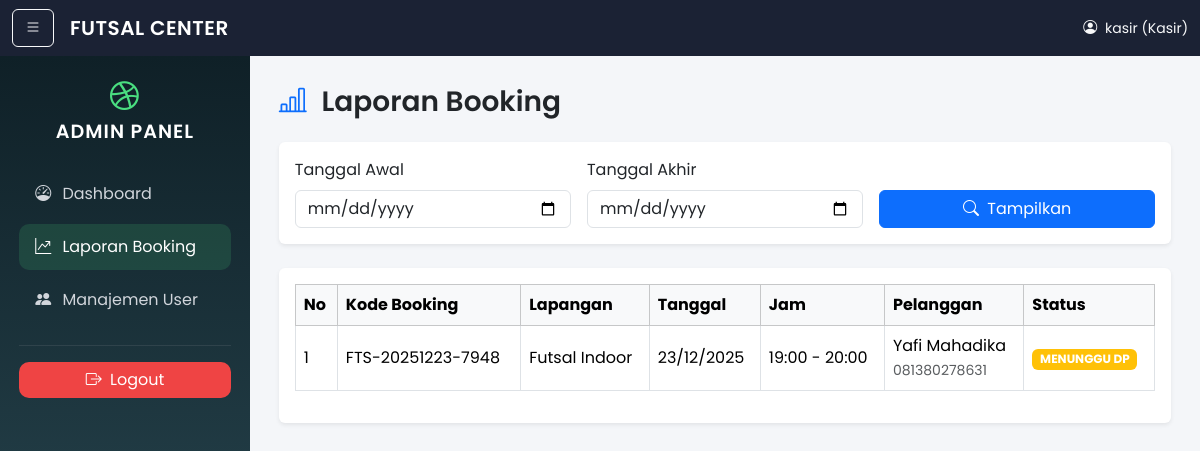
The app's page /admin/laporan.php (signed in) with its own data.
### tables this page shows
CREATE TABLE `booking` (
  `id` int(11) NOT NULL,
  `kode_booking` varchar(30) DEFAULT NULL,
  `lapangan_id` int(11) NOT NULL,
  `tanggal` date NOT NULL,
  `jam_mulai` time NOT NULL,
  `jam_selesai` time NOT NULL,
  `nama_pelanggan` varchar(100) NOT NULL,
  `no_hp` varchar(20) NOT NULL,
  `email` varchar(100) DEFAULT NULL,
  `status` enum('MENUNGGU_DP','DP','LUNAS','GAGAL') DEFAULT 'MENUNGGU_DP',
  `dp_wajib` decimal(10,2) DEFAULT NULL,
  `created_at` datetime DEFAULT current_timestamp()
);

CREATE TABLE `lapangan` (
  `id` int(11) NOT NULL,
  `nama` varchar(50) NOT NULL
);

### admin/laporan.php (the view, shortened to what this page needs)
<?php
require_once '../config/koneksi.php';
$tgl_awal = $_GET['tgl_awal'] ?? '';
$tgl_akhir = $_GET['tgl_akhir'] ?? '';
$where = "";
$sql = "
    SELECT b.*, l.nama AS nama_lapangan
    FROM booking b
    JOIN lapangan l ON b.lapangan_id = l.id
    $where
    ORDER BY b.tanggal DESC, b.jam_mulai DESC
";
$stmt = $koneksi->prepare($sql);
$stmt->execute();
$data = $stmt->get_result();
?>
<h3 class="fw-semibold mb-4">
    <i class="bi bi-bar-chart-line me-2 text-primary"></i>
    Laporan Booking
</h3>
<div class="card shadow-sm border-0 mb-4">
    <div class="card-body">
        <form method="GET" class="row g-3 align-items-end">
            <div class="col-md-4">
                <label class="form-label">Tanggal Awal</label>
                <input type="date" name="tgl_awal" class="form-control" value="<?= htmlspecialchars($tgl_awal) ?>">
            </div>
            <div class="col-md-4">
                <label class="form-label">Tanggal Akhir</label>
                <input type="date" name="tgl_akhir" class="form-control" value="<?= htmlspecialchars($tgl_akhir) ?>">
            </div>
            <div class="col-md-4">
                <button class="btn btn-primary w-100">
                    <i class="bi bi-search me-1"></i> Tampilkan
                </button>
            </div>
        </form>
    </div>
</div>
<div class="card shadow-sm border-0">
    <div class="card-body table-responsive">
        <table class="table table-bordered align-middle">
            <thead class="table-light">
                <tr>
                    <th>No</th>
                    <th>Kode Booking</th>
                    <th>Lapangan</th>
                    <th>Tanggal</th>
                    <th>Jam</th>
                    <th>Pelanggan</th>
                    <th>Status</th>
                </tr>
            </thead>
            <tbody>
                <?php $no = 1;
                while ($row = $data->fetch_assoc()): ?>
                    <?php
                    $badge = match ($row['status']) {
                        'MENUNGGU_DP' => 'warning',
                        'DP' => 'info',
                        'LUNAS' => 'success',
                        'GAGAL' => 'danger',
                        default => 'secondary'
                    };
                    ?>
                    <tr>
                        <td><?= $no++ ?></td>
                        <td><?= $row['kode_booking'] ?></td>
                        <td><?= $row['nama_lapangan'] ?></td>
                        <td><?= date('d/m/Y', strtotime($row['tanggal'])) ?></td>
                        <td>
                            <?= substr($row['jam_mulai'], 0, 5) ?> -
                            <?= substr($row['jam_selesai'], 0, 5) ?>
                        </td>
                        <td>
                            <?= $row['nama_pelanggan'] ?><br>
                            <small class="text-muted"><?= $row['no_hp'] ?></small>
                        </td>
                        <td>
                            <span class="badge bg-<?= $badge ?>">
                                <?= str_replace('_', ' ', $row['status']) ?>
                            </span>
                        </td>
                    </tr>
                <?php endwhile; ?>
            </tbody>
        </table>
    </div>
</div>
<?php
include 'layout.php';

### admin/layout.php (style rules this page uses)
body { font-family: 'Poppins', sans-serif; background: #f4f6f9; }

### records on screen
booking: kode_booking "FTS-20251223-7948", lapangan.nama "Futsal Indoor", tanggal "23/12/2025", jam_mulai "19:00", jam_selesai "20:00", nama_pelanggan "Yafi Mahadika", no_hp "081380278631", status "MENUNGGU DP"

### other values on screen
$_SESSION['nama'] "kasir"
$_SESSION['role'] "Kasir"
